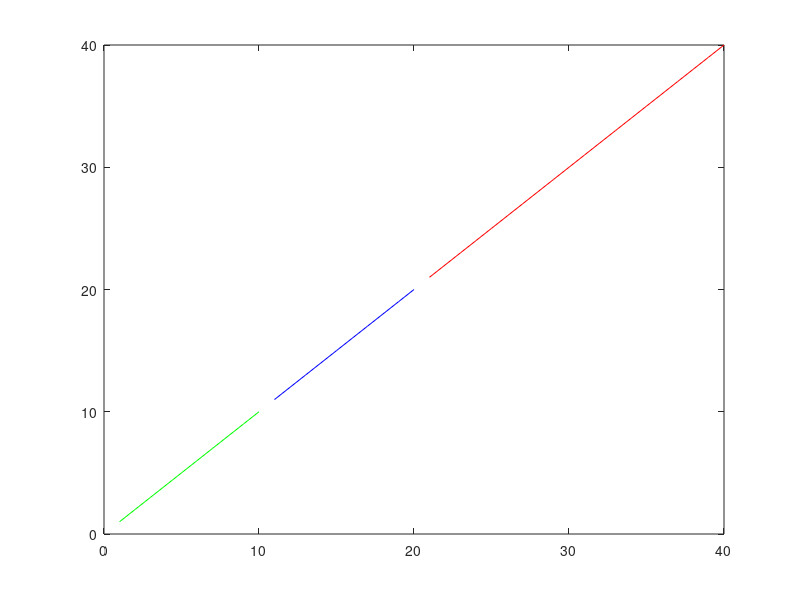

MATLAB code to generate this figure:
ix = { 1:10, 11:20, 21:40 };
colors = 'gbr';
figure; cla;
for i=1:3
    plot(ix{i},ix{i},'Color',colors(i)); hold on
end


